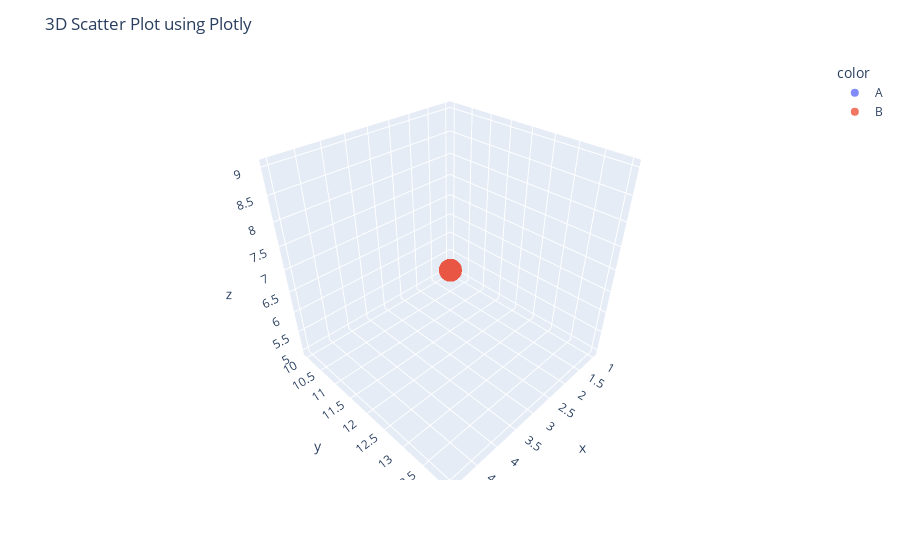

Source (notebook cell):
### Markdown cell above
13] Create a 3D scatter plot using Plotly

### Code cell
import plotly.express as px
import pandas as pd

data = {
    'x': [1, 2, 3, 4, 5],
    'y': [10, 11, 12, 13, 14],
    'z': [5, 6, 7, 8, 9],
    'color': ['A', 'B', 'A', 'B', 'A']  
}

df = pd.DataFrame(data)

fig = px.scatter_3d(df, x='x', y='y', z='z', color='color',
                    size_max=10, opacity=0.8)

fig.update_layout(title="3D Scatter Plot using Plotly")

### Figure 1 — Plotly figure (JSON) as saved in the notebook; plotly's stock layout.template omitted (floating-point values rounded to 4 significant figures)
{"data": [{"hovertemplate": "color=A<br>x=%{x}<br>y=%{y}<br>z=%{z}<extra></extra>", "legendgroup": "A", "marker": {"color": "#636efa", "opacity": 0.8, "symbol": "circle"}, "mode": "markers", "name": "A", "scene": "scene", "showlegend": true, "type": "scatter3d", "x": [1, 3, 5], "y": [10, 12, 14], "z": [5, 7, 9]}, {"hovertemplate": "color=B<br>x=%{x}<br>y=%{y}<br>z=%{z}<extra></extra>", "legendgroup": "B", "marker": {"color": "#EF553B", "opacity": 0.8, "symbol": "circle"}, "mode": "markers", "name": "B", "scene": "scene", "showlegend": true, "type": "scatter3d", "x": [2, 4], "y": [11, 13], "z": [6, 8]}], "layout": {"legend": {"title": {"text": "color"}, "tracegroupgap": 0}, "margin": {"t": 60}, "scene": {"domain": {"x": [0, 1], "y": [0, 1]}, "xaxis": {"title": {"text": "x"}}, "yaxis": {"title": {"text": "y"}}, "zaxis": {"title": {"text": "z"}}}, "title": {"text": "3D Scatter Plot using Plotly"}}}
